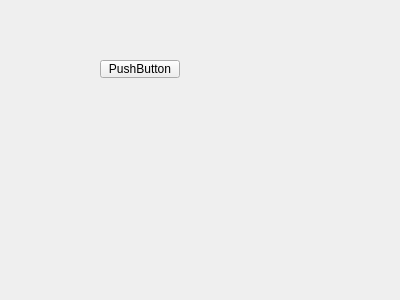
<?xml version="1.0" encoding="UTF-8"?>
<ui version="4.0">
 <class>Form</class>
 <widget class="QWidget" name="Form">
  <property name="geometry">
   <rect>
    <x>0</x>
    <y>0</y>
    <width>400</width>
    <height>300</height>
   </rect>
  </property>
  <property name="windowTitle">
   <string>Form</string>
  </property>
  <widget class="QPushButton" name="pushButton">
   <property name="geometry">
    <rect>
     <x>100</x>
     <y>60</y>
     <width>80</width>
     <height>18</height>
    </rect>
   </property>
   <property name="text">
    <string>PushButton</string>
   </property>
  </widget>
 </widget>
 <resources/>
 <connections>
  <connection>
   <sender>pushButton</sender>
   <signal>clicked()</signal>
   <receiver>Form</receiver>
   <slot>close()</slot>
   <hints>
    <hint type="sourcelabel">
     <x>143</x>
     <y>62</y>
    </hint>
    <hint type="destinationlabel">
     <x>208</x>
     <y>121</y>
    </hint>
   </hints>
  </connection>
 </connections>
</ui>
